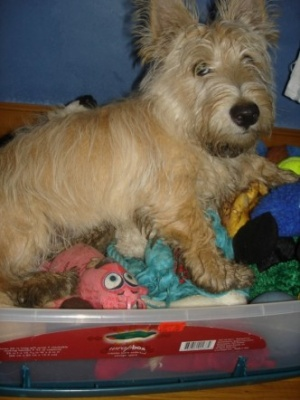
#> input picture data/images/scottish_terrier_106.jpg, 300 x 400 px
$ python -i segment.py   (imports and definitions only)
#> lines starting #> are read from the running program, lines starting #| are printed output that depends on the picture; after the words box and inside, x2 and y2 are one past the last pixel; in counts of white or black regions, pixels touching at a corner belong together
#> further down, picture is the input picture: shape (400, 300, 3); mean B, G, R 76.7, 89.6, 103.3
"""
หัวใจของงานทั้งหมดอยู่ในไฟล์นี้ อ่านไฟล์เดียวก็เข้าใจว่าเราทำอะไร

โจทย์ : ภาพหมา 1 ตัว บนพื้นหลัง -> ระบายว่า pixel ไหนคือ "หมา" pixel ไหนคือ "พื้นหลัง"

ไอเดีย  ขอบภาพรอบนอกเกือบทั้งหมดคือพื้นหลัง
        เอาสีตรงขอบมาเฉลี่ย ก็จะรู้ว่า "สีพื้นหลังหน้าตาประมาณไหน"
        pixel ไหนสีต่างจากพื้นหลังมาก ก็น่าจะเป็นตัวหมา

ขั้นตอน 1. หาสีเฉลี่ยของขอบภาพ            = สีพื้นหลัง
        2. วัดว่าแต่ละ pixel สีต่างจากพื้นหลังเท่าไร = ได้ "ภาพคะแนน"
        3. ตัดภาพคะแนนเป็นขาว-ดำ ด้วย Otsu     = ได้คำตอบดิบ ๆ
        4. เก็บกวาดด้วย Morphology              = ได้คำตอบสุดท้าย
"""
import cv2
import numpy as np
from scipy import ndimage

# ----- ค่าที่ปรับได้ -----
BORDER = 0.10   # ใช้ขอบภาพรอบนอก 10% เป็นตัวอย่างของพื้นหลัง
SE_SIZE = 21    # ขนาดของ Structuring Element ที่ใช้ทำ Morphology


def background_color(image):
    """ขั้นที่ 1 : สีเฉลี่ยของขอบภาพ = สีพื้นหลัง"""
    h, w = image.shape[:2]
    bh, bw = int(h * BORDER), int(w * BORDER)
    edge = np.concatenate([
        image[:bh].reshape(-1, 3),      # แถบบน
        image[-bh:].reshape(-1, 3),     # แถบล่าง
        image[:, :bw].reshape(-1, 3),   # แถบซ้าย
        image[:, -bw:].reshape(-1, 3),  # แถบขวา
    ])
    return edge.mean(axis=0)


def make_score(image_bgr):
    """
    ขั้นที่ 2 : สร้าง "ภาพคะแนน" ค่า 0-255
    ยิ่งสว่าง = สีต่างจากพื้นหลังมาก = ยิ่งน่าจะเป็นตัวหมา
    """
    blur = cv2.medianBlur(image_bgr, 5)                      # ลด noise ก่อน
    lab = cv2.cvtColor(blur, cv2.COLOR_BGR2LAB).astype(float)  # ใช้ปริภูมิสี Lab
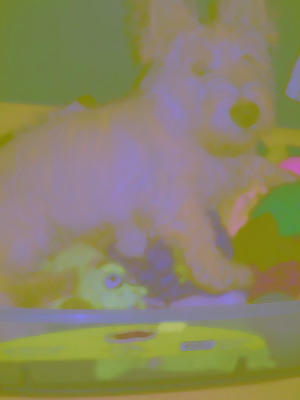
#> lab: shape (400, 300, 3) float64; mean B, G, R 99.6, 132.8, 137.9

    bg = background_color(lab)
#> bg = [73.86, 131, 129.8]
    distance = np.sqrt(((lab - bg) ** 2).sum(axis=2))        # ระยะห่างเชิงสี
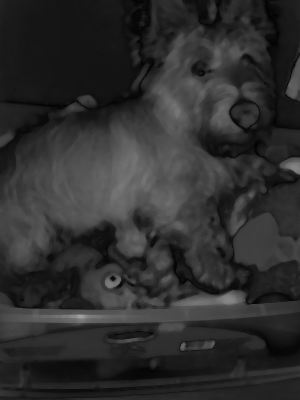
#> distance: shape (400, 300) float64; min 1.38, max 160.2, mean 46.8

    return (distance / distance.max() * 255).astype(np.uint8)
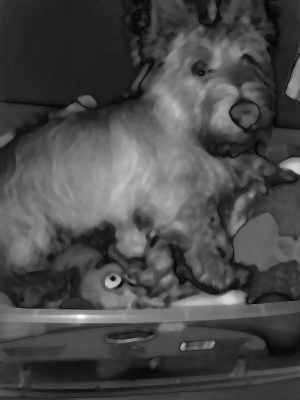
#> returned value: shape (400, 300); min 2, max 255, mean 73.9


def to_black_white(score):
    """ขั้นที่ 3 : ตัดภาพคะแนนเป็นขาว-ดำ ด้วย Otsu (True = หมา)"""
    _, mask = cv2.threshold(score, 0, 255,
                            cv2.THRESH_BINARY + cv2.THRESH_OTSU)
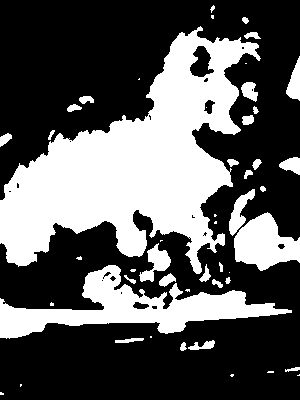
#> mask: shape (400, 300); 35.2% white; 49 white regions (18 under 20 px), largest, box (x1, y1, x2, y2) and area: (0, 26, 261, 274) 28738, (0, 265, 292, 339) 7683, (234, 212, 300, 271) 2418
    return mask > 0


def clean_with_morphology(mask, se_size=SE_SIZE):
    """
    ขั้นที่ 4 : เก็บกวาดด้วย Morphology

    Closing (Dilation แล้ว Erosion) : เชื่อมตัวหมาที่ขาดเป็นชิ้น ๆ ให้ติดกัน
    Fill holes                      : อุดรูโหว่ที่อยู่ข้างในตัวหมา
    """
#> called with se_size = 21
    se = cv2.getStructuringElement(cv2.MORPH_ELLIPSE, (se_size, se_size))
    closed = cv2.morphologyEx(mask.astype(np.uint8), cv2.MORPH_CLOSE, se)
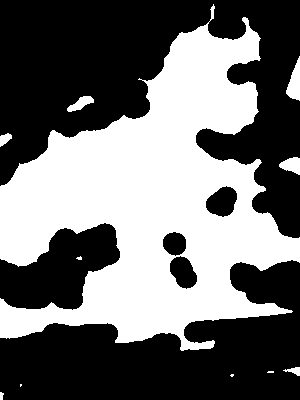
#> closed: shape (400, 300); values 0 (black) and 1 (white), 43.1% white; 11 white regions (4 under 20 px), largest, box (x1, y1, x2, y2) and area: (0, 4, 300, 351) 50618, (286, 56, 300, 101) 366, (279, 157, 300, 175) 250
    return ndimage.binary_fill_holes(closed > 0)
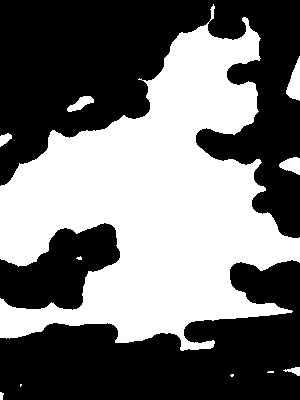
#> returned value: shape (400, 300) bool; 44.5% white; 11 white regions (4 under 20 px), largest, box (x1, y1, x2, y2) and area: (0, 4, 300, 351) 52342, (286, 56, 300, 101) 366, (279, 157, 300, 175) 250


def segment(image_bgr, use_morphology=True):
    """รวมทุกขั้นเข้าด้วยกัน -> คืน (ภาพคะแนน, คำตอบขาว-ดำ)"""
    score = make_score(image_bgr)
    mask = to_black_white(score)
    if use_morphology:
        mask = clean_with_morphology(mask)
    return score, mask


# ---------------------------------------------------------------- การวัดผล
def count_pixels(predict, truth, use_pixel):
    """
    นับ 4 ช่องของ Confusion Matrix
      TP = ทายว่าหมา และเป็นหมาจริง        FP = ทายว่าหมา แต่เป็นพื้นหลัง
      FN = ทายว่าพื้นหลัง แต่เป็นหมา        TN = ทายว่าพื้นหลัง และเป็นพื้นหลังจริง
    use_pixel = pixel ที่นำมานับ (ตัดแถบขอบที่ ground truth เองก็ไม่แน่ใจออก)
    """
    p, t = predict[use_pixel], truth[use_pixel]
    tp = int(np.count_nonzero(p & t))
    fp = int(np.count_nonzero(p & ~t))
    fn = int(np.count_nonzero(~p & t))
    tn = int(np.count_nonzero(~p & ~t))
    return tp, fp, fn, tn


def measures(tp, fp, fn, tn):
    """คำนวณค่าต่าง ๆ จาก Confusion Matrix (ตามสูตรในสไลด์)"""
    small = 1e-9
    precision = tp / (tp + fp + small)
    recall = tp / (tp + fn + small)          # = TPR = Hit rate
    return {
        "accuracy": (tp + tn) / (tp + fp + fn + tn + small),
        "precision": precision,
        "recall": recall,
        "specificity": tn / (tn + fp + small),               # = TNR
        "fpr": fp / (fp + tn + small),                       # = False alarm
        "f1": 2 * precision * recall / (precision + recall + small),
        "iou": tp / (tp + fp + fn + small),
    }

>>> import cv2
>>> picture = cv2.imread('../data/images/scottish_terrier_106.jpg')
>>> result = segment(picture)

$ run again, on data/images/scottish_terrier_11.jpg
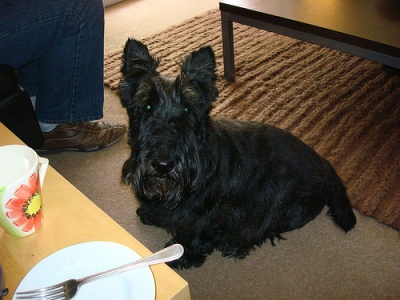
#> input picture data/images/scottish_terrier_11.jpg, 400 x 300 px
#> picture is the input picture: shape (300, 400, 3); mean B, G, R 68.9, 83.8, 95.3
#> in make_score, `lab = cv2.cvtColor(blur, cv2.COLOR_BGR2LAB).astype(float)`:
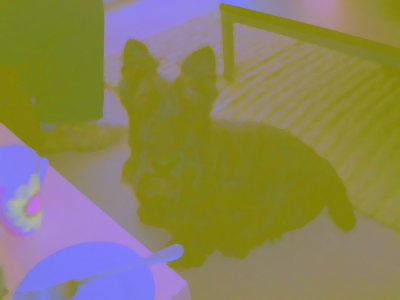
#> lab: shape (300, 400, 3) float64; mean B, G, R 88.4, 130.9, 138
#> bg = [107.2, 131.9, 139.2]
#> mask: shape (300, 400); 60.6% white; 58 black regions (40 under 20 px), largest, box (x1, y1, x2, y2) and area: (37, 2, 400, 300) 40970, (261, 0, 400, 48) 3329, (0, 223, 23, 300) 1028
#> closed: shape (300, 400); values 0 (black) and 1 (white), 70.3% white; 7 black regions, largest, box (x1, y1, x2, y2) and area: (179, 24, 400, 300) 26575, (53, 134, 139, 229) 4353, (324, 0, 400, 45) 2231
#> in clean_with_morphology, `return ndimage.binary_fill_holes(closed > 0)`:
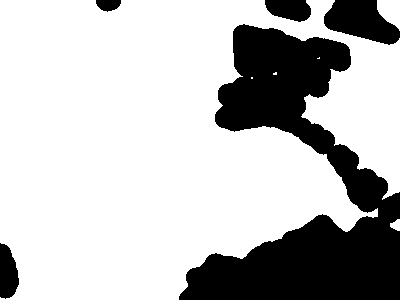
#> returned value: shape (300, 400) bool; 74.5% white; 5 black regions, box (x1, y1, x2, y2) and area: (179, 24, 400, 300) 26575, (324, 0, 400, 45) 2231, (0, 243, 19, 299) 806, (265, 0, 311, 22) 780, (96, 0, 121, 12) 227

$ run again, on data/images/scottish_terrier_110.jpg
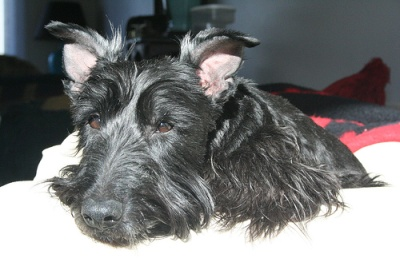
#> input picture data/images/scottish_terrier_110.jpg, 400 x 266 px
#> picture is the input picture: shape (266, 400, 3); mean B, G, R 121.3, 121, 120
#> in make_score, `lab = cv2.cvtColor(blur, cv2.COLOR_BGR2LAB).astype(float)`:
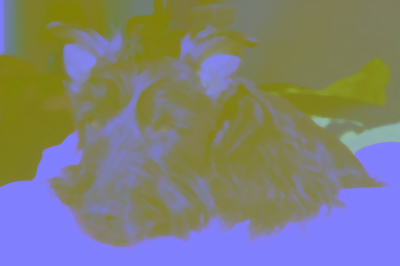
#> lab: shape (266, 400, 3) float64; mean B, G, R 124.6, 127.7, 127.8
#> bg = [150, 127.8, 126.5]
#> mask: shape (266, 400); 48.2% white; 56 white regions (27 under 20 px), largest, box (x1, y1, x2, y2) and area: (0, 0, 400, 266) 34282, (172, 84, 283, 178) 4796, (105, 0, 258, 82) 4667
#> closed: shape (266, 400); values 0 (black) and 1 (white), 60.3% white; 8 black regions, largest, box (x1, y1, x2, y2) and area: (59, 87, 221, 248) 13801, (202, 0, 400, 101) 13510, (222, 76, 400, 237) 11016
#> in clean_with_morphology, `return ndimage.binary_fill_holes(closed > 0)`:
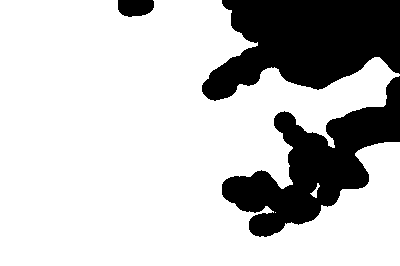
#> returned value: shape (266, 400) bool; 76.5% white; 3 black regions, box (x1, y1, x2, y2) and area: (202, 0, 400, 101) 13510, (222, 76, 400, 237) 11016, (118, 0, 154, 17) 525

$ run again, on data/images/scottish_terrier_116.jpg
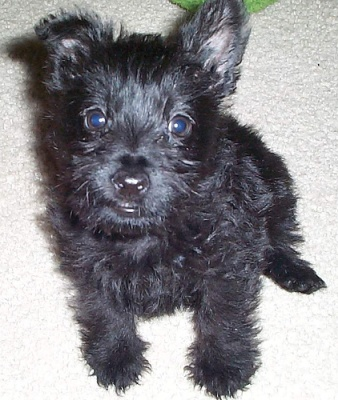
#> input picture data/images/scottish_terrier_116.jpg, 338 x 400 px
#> picture is the input picture: shape (400, 338, 3); mean B, G, R 142.6, 138.6, 140.1
#> in make_score, `lab = cv2.cvtColor(blur, cv2.COLOR_BGR2LAB).astype(float)`:
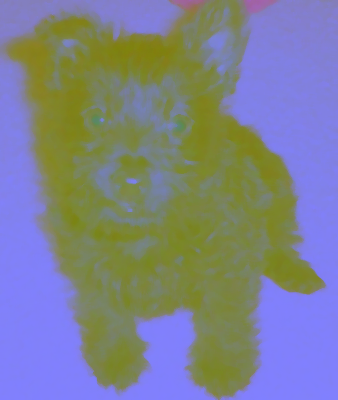
#> lab: shape (400, 338, 3) float64; mean B, G, R 142.9, 129.7, 125.8
#> bg = [202.3, 127.8, 129]
#> mask: shape (400, 338); 49.6% white; 9 white regions (6 under 20 px), largest, box (x1, y1, x2, y2) and area: (6, 0, 324, 400) 66961, (232, 74, 239, 85) 40, (151, 153, 160, 160) 37
#> closed: shape (400, 338); values 0 (black) and 1 (white), 54% white; 5 black regions, box (x1, y1, x2, y2) and area: (203, 0, 338, 400) 31050, (0, 52, 212, 400) 24790, (0, 0, 181, 48) 5133, (124, 89, 157, 126) 872, (149, 180, 171, 204) 401
#> in clean_with_morphology, `return ndimage.binary_fill_holes(closed > 0)`:
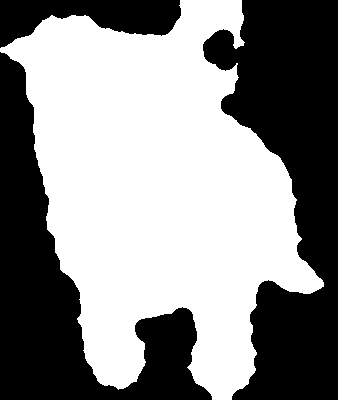
#> returned value: shape (400, 338) bool; 54.9% white; 3 black regions, box (x1, y1, x2, y2) and area: (203, 0, 338, 400) 31050, (0, 52, 212, 400) 24790, (0, 0, 181, 48) 5133
